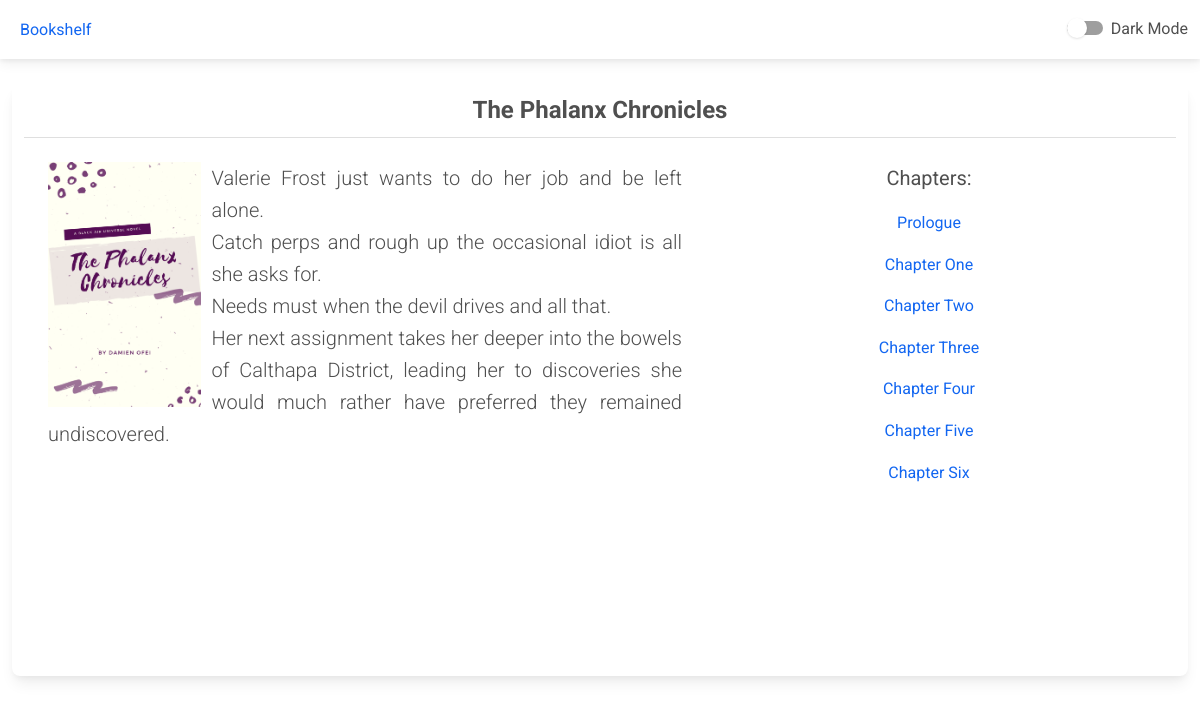
/book/2/, run on the app's committed database.
### books/models.py (models this page shows, shortened)
class Book(models.Model):
	name = models.CharField(max_length=150)
	blurb = models.TextField(max_length=500)
	cover_image = models.ImageField(upload_to='cover_images')
	def get_chapters(self):
		return Chapter.objects.filter(book_fk=self)
	class Meta:
		verbose_name = 'Book'
		verbose_name_plural = 'Books'

class Chapter(models.Model):
	book_fk = models.ForeignKey(Book, on_delete=models.CASCADE)
	title = models.CharField(max_length=150)
	content = models.TextField()
	class Meta:
		verbose_name = 'Book Chapter'
		verbose_name_plural = 'Book Chapters'

### reader/views.py (the view)
# urls.py: path('book/<int:book_id>/', book_index, name='reader_index'),
def book_index(request, book_id):
	context = dict(
		book = Book.objects.get(pk=book_id)
	)
	return render(request, 'reader/index.html', context)

### reader/templates/reader/index.html (shortened to what this page needs)
{% extends 'shelf/index.html' %}
{% load static %}
{% block container %}
<div class="container-fluid">
	<div class="container-fluid card">
		<div class="card-header text-center py-12">
			<h4 class="mb-0 fw-bold">{{book.name}}</h4>
		</div>
		<div class="card-body">
			<div class="row justify">
				<div class="col-sm-7 col-md-7 col-xs-12" style="display: inline-block;">
					<img src="/media/{{book.cover_image}}" class="img-fluid" align="left"
						style="padding-right:10px; max-width: 50%; max-height: 50%;" />
					<p class="lead">
						{{book.blurb|linebreaksbr}}
					</p>
				</div>
				<div class="col-sm-5 col-md-5 col-xs-12 center">
					<p class="lead"><strong>Chapters:</strong></p>
					{% for chapter in book.get_chapters %}
					<p><a href="{% url 'reader_chapter' book.id chapter.id %}">{{chapter.title}}</a></p>
					{% endfor %}
				</div>
			</div>
		</div>
	</div>
</div>
{% endblock container %}

### shelf/templates/shelf/index.html (style rules this page uses)
.center { text-align: center; }
.justify { text-align: justify; }

### data on the page
Book: name "The Phalanx Chronicles", cover_image (picture), blurb "Valerie Frost just wants to do her job and be left alone. Catch perps and rough up the occasional idiot is all she asks for. Needs must when the devil drives and all that. Her next assignment takes her deeper into the bowels of Calthapa District, leading her to discoveries she would much rather have preferred they remained undiscovered."
Chapter: title "Prologue"
Chapter: title "Chapter One"
Chapter: title "Chapter Two"
Chapter: title "Chapter Three"
Chapter: title "Chapter Four"
Chapter: title "Chapter Five"
Chapter: title "Chapter Six"
